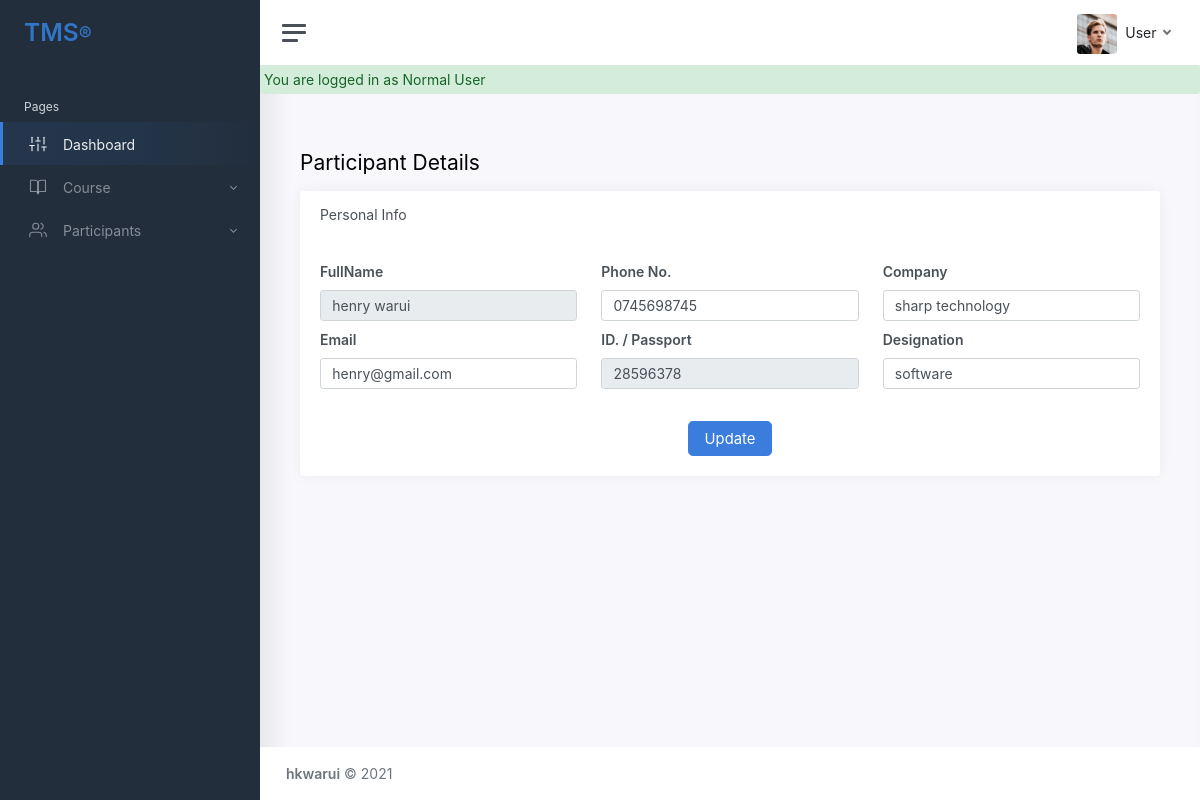
/admin/editParticipants.php?id=4 (signed in), run on the app's committed database.
### tables this page shows
CREATE TABLE `participants` (
  `id` int(11) NOT NULL,
  `fullname` varchar(200) NOT NULL,
  `email` varchar(200) NOT NULL,
  `phone` varchar(200) NOT NULL,
  `passport` varchar(200) NOT NULL,
  `company` varchar(200) NOT NULL,
  `designation` varchar(200) NOT NULL,
  `perfomance` varchar(200) DEFAULT NULL,
  `completion` varchar(200) NOT NULL DEFAULT 'incomplete',
  `courseId` varchar(200) NOT NULL,
  `cohortId` varchar(200) NOT NULL
);

### admin/editParticipants.php (the view, shortened to what this page needs)
<?php
   include_once('../includes/header.php');
   require_once '../includes/db_config.php';
   $partId = $_GET['id'];
   $stm = $db->prepare("SELECT * FROM participants WHERE id= ?");
   $stm->execute([$partId]);
   $row = $stm->fetch();
   if (isset($_SESSION['msg'])) {
       echo '<div class="alert alert-success ml-5 p-1">';
       echo $_SESSION['msg'];
       echo "</div>";
   };
   ?>
<main class="content">
    <div class="container-fluid p-0">
        <h1 class="h3 mb-3">Participant Details</h1>
        <div class="row">
            <div class="col-12">
                <div class="card">
                    <div class="card-header">
                        <h5 class="card-title mb-0">Personal Info</h5>
                    </div>
                    <div class="card-body">
                        <form action="saveParticipant.php" method="post" id="addParticipant">
                            <div class="row">
                                <div class="col-12 col-lg-4">
                                    <div class="mb-2">
                                        <label class="form-label"><b>FullName</b></label>
                                        <div class="input-group">
                                            <input type="text" class="form-control" value="<?php echo $row['fullname'] ?>" name="fullname" readonly>
                                        </div>
                                    </div>
                                    <div class="mb-2">
                                        <label class="form-label"><b>Email</b></label>
                                        <div class="input-group">
                                            <input type="email" class="form-control" name="email" value="<?php echo $row['email'] ?>">
                                        </div>
                                    </div>
                                </div>
                                <div class="col-12 col-lg-4">
                                    <div class="mb-2">
                                        <label class="form-label"><b> Phone No.</b></label>
                                        <div class="input-group">
                                            <input type="text" class="form-control" name="phone" value="<?php echo $row['phone'] ?>">
                                        </div>
                                    </div>
                                    <div class="mb-2">
                                        <label class="form-label"><b>ID. / Passport</b></label>
                                        <div class="input-group">
                                            <input type="text" class="form-control" name="passport" value="<?php echo $row['passport'] ?>" readonly>
                                        </div>
                                    </div>
                                </div>
                                <div class="col-12 col-lg-4">
                                    <div class="mb-2">
                                        <label class="form-label"><b>Company</b></label>
                                        <div class="input-group">
                                            <input type="text" class="form-control" value="<?php echo $row['company'] ?>" name="company">
                                        </div>
                                    </div>
                                    <div class="mb-2">
                                        <label class="form-label"><b>Designation</b></label>
                                        <div class="input-group">
                                            <input type="text" class="form-control" name="designation" value="<?php echo $row['designation'] ?>">
                                        </div>
                                    </div>
                                </div>
                                <div class="text-center mt-4">
                                    <button type="submit" class="btn btn-lg btn-primary"> Update </button>
                                </div>
                            </div>
                        </form>
                    </div>
                </div>
            </div>
        </div>
    </div>
</main>
<footer class="footer">
    <div class="container-fluid">
        <div class="row text-muted">
            <div class="col-6 text-start">
                <p class="mb-0">
                    <a href="https://github.com/hkwarui" class="text-muted"><strong>hkwarui</strong></a> &copy <?php echo date('Y') . "  "; ?>
                </p>
            </div>
            <div class="col-6 text-end">
            </div>
        </div>
    </div>
</footer>
</div>
</div>
</body>
</html>

### data on the page
participants: fullname "henry warui", email "henry@gmail.com", phone "0745698745", passport "28596378", company "sharp technology", designation "software"

### other printed values
$username "User"
$_SESSION['msg'] "You are logged in as Normal User"
